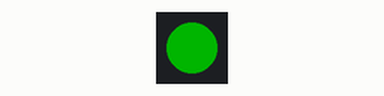
Recording of a program running on a simulated Raspberry Pi Pico. On the bench: 1 RGB LEDs in strip order, left to right. Dim RGB values are drawn brighter than linear.

Above: at 0.15 s.
At 2.1 s:
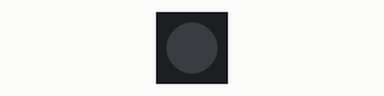
Timing chart, 0 to 3.0 s (numbered marks = the images above):
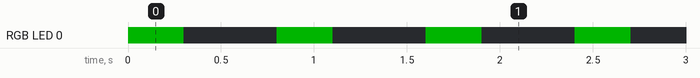

The program:

main.cpp
```cpp
#include <Arduino.h>
#include <Adafruit_NeoPixel.h>

// The RP2040-Zero's only onboard LED is a single WS2812 RGB on GPIO16.
#ifndef PIN_NEOPIXEL
#define PIN_NEOPIXEL 16
#endif

Adafruit_NeoPixel led(1, PIN_NEOPIXEL, NEO_GRB + NEO_KHZ800);

// Heartbeat: 1 = on, 0 = off. 100ms per segment -> 800ms loop.
const uint8_t heartbeat_pattern[] = {1, 0, 1, 0, 0, 0, 0, 0};
const uint8_t pattern_len = sizeof(heartbeat_pattern) / sizeof(heartbeat_pattern[0]);
const uint16_t segment_ms = 100;

void setup() {
  led.begin();
  led.setBrightness(64);  // WS2812 green at full brightness is very bright
  led.clear();
  led.show();
}

void loop() {
  for (uint8_t i = 0; i < pattern_len; i++) {
    led.setPixelColor(0, heartbeat_pattern[i] ? led.Color(0, 255, 0) : 0);
    led.show();
    delay(segment_ms);
  }
}
```

Measured:
- by itself, RGB LED 0: alternates RGB(0, 64, 0) for 0.30 s and off for 0.50 s
